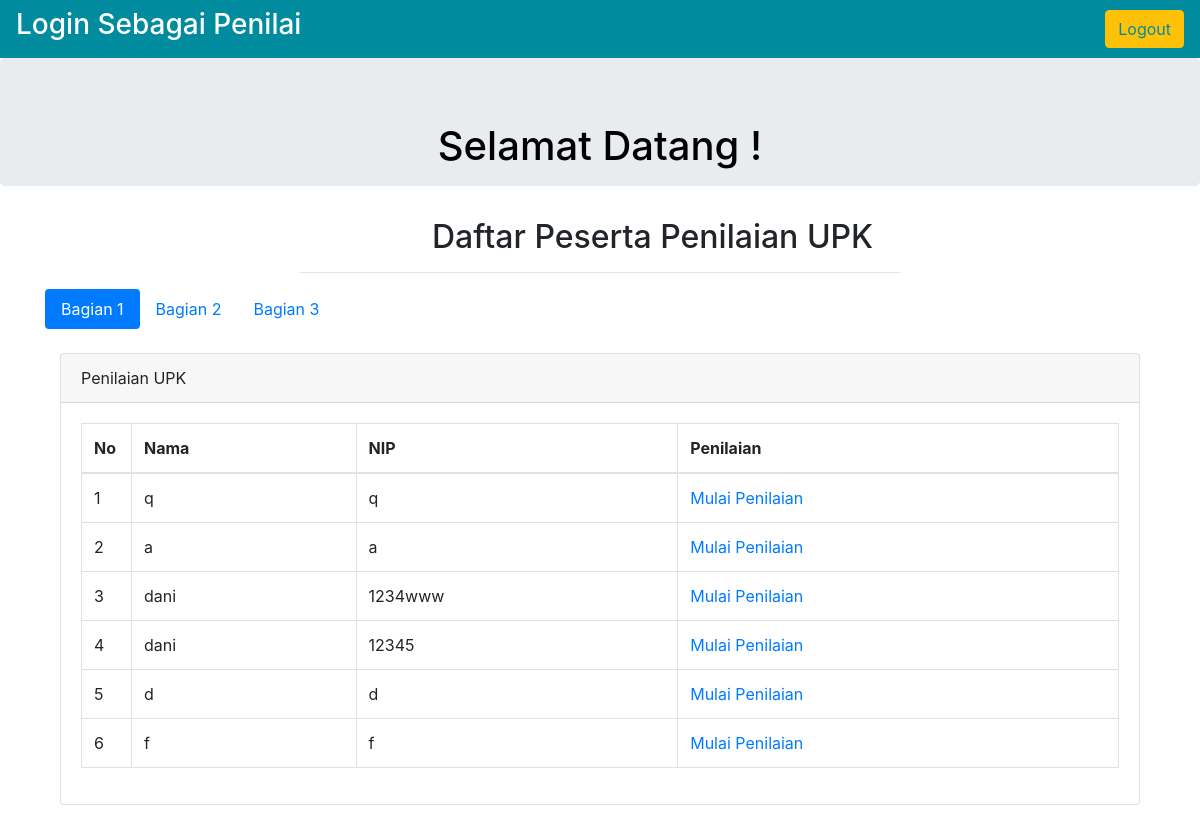
/loginUPKv2.php, run on the app's committed database.
### tables this page shows
CREATE TABLE `users` (
  `id` int(11) NOT NULL,
  `nama` varchar(255) NOT NULL,
  `nip` varchar(8) NOT NULL,
  `unit` varchar(255) NOT NULL,
  `jabatan` varchar(255) NOT NULL,
  `grade` varchar(255) NOT NULL,
  `tanggal` varchar(255) NOT NULL,
  `judul` varchar(255) NOT NULL,
  `berkas1` varchar(255) NOT NULL,
  `berkas2` varchar(255) NOT NULL,
  `berkas3` varchar(255) NOT NULL,
  `cv` varchar(255) NOT NULL,
  `talent1` varchar(255) NOT NULL,
  `talent2` varchar(255) NOT NULL,
  `talent3` varchar(255) NOT NULL,
  `lulus` int(11) NOT NULL,
  `a` int(2) NOT NULL,
  `b` int(2) NOT NULL,
  `c` int(2) NOT NULL,
  `d` int(2) NOT NULL,
  `bobot` int(11) NOT NULL,
  `nilai` int(3) NOT NULL,
  `presentasi` varchar(255) NOT NULL,
  `usertype` varchar(255) NOT NULL,
  `password` varchar(255) NOT NULL,
  `password2` varchar(255) NOT NULL
);

### loginUPKv2.php (the view, shortened to what this page needs)
<?php
  $db = mysqli_connect('localhost', 'root', '', 'registration');
  $query3 = "SELECT * FROM users WHERE usertype = 'peserta' OR usertype = ''";
  $result2 = mysqli_query($db, $query3);
?>
<!DOCTYPE html>
<html lang="en">
<head>
  <link rel="stylesheet" href="index.css">
  <link rel="stylesheet" href="https://maxcdn.bootstrapcdn.com/bootstrap/4.2.1/css/bootstrap.min.css">
</head>
<body>
  <div id="nav">
    <nav class="navbar navbar-expand-sm navbar-custom">
      <h3 style="color: #fff;">Login Sebagai Penilai</h3>
      <a class="btn btn-warning ml-auto" href="admin.php" role="button" style="color: #008C9E;">Logout</a>
  </nav>
  </div>
	<div class="jumbotron">
		<h1 style="color: black;">Selamat Datang !</h1>
	</div>
	<div>
		<h2 style="margin-left: 36%;">Daftar Peserta Penilaian UPK</h2>
		<hr id="garis">
	</div>
  <div class="tabelnilai">
    <div class="container">
      <ul class="nav nav-pills" role="tablist">
        <li class="nav-item">
          <a class="nav-link active" data-toggle="pill" href="#table1">Bagian 1</a>
        </li>
        <li class="nav-item">
          <a class="nav-link" data-toggle="pill" href="#table2">Bagian 2</a>
        </li>
        <li class="nav-item">
          <a class="nav-link" data-toggle="pill" href="#table3">Bagian 3</a>
        </li>
      </ul>
      <div class="tab-content">
        <div id="table1" class="container tab-pane active"><br>
          <div class="card mb-3">
          <div class="card-header">
            Penilaian UPK
          </div>
          <div class="card-body">
            <div class="table-responsive">
              <div id="dataTable_wrapper" class="dataTables_wrapper dt-bootstrap4">
              <div class="row">
                <div class="col-sm-12">
                  <table id="dataTable" class="table table-bordered dataTable" role="grid" style="width: 100%" width="100%" cellspacing="0">
                    <thead>
                      <tr role="row">
                        <th class="sortting_asc" tabindex="0" rowspan="2" colspan="1" width="50px">No</th>
                        <th class="sortting_asc" tabindex="0" rowspan="2" colspan="1">Nama</th>
                        <th class="sortting_asc" tabindex="0" rowspan="2" colspan="1">NIP</th>
                        <th class="sortting_asc" tabindex="0" rowspan="2" colspan="1">Penilaian</th>
                      </tr>
                    </thead>
                    <tbody style="text-align: center;">
                      <tr class="odd" role="row">
                        <?php while($row2= mysqli_fetch_array($result2)) :   ?>
                          <td><?php echo $row2["id"]; ?></td>
                          <td><?php echo $row2["nama"]; ?></td>
                          <td><?php echo $id = $row2["nip"]; ?></td>
                        <td><a href="penilaian.php?nip=<?php echo $id?>">Mulai Penilaian</a></td>
                      </tr>
                      <?php endwhile; ?>
                    </tbody>
                  </table>
                </div>
              </div>
            </div>
          </div>
        </div>
      </div>
        </div>
      </div>
    </div>
  </div>
</body>
</html>

### index.css (style rules this page uses)
* { -webkit-box-sizing: border-box; -moz-box-sizing: border-box; box-sizing: border-box; outline: none; }
.navbar-custom { background-color: #008C9E; }
a, a:hover, a:focus { color: inherit; text-decoration: none; transition: all 0.3s; }
.jumbotron { text-align: center; height: 10px; color: #ffffff; }
th, td { padding: 10px; text-align: left; border-bottom: 1px solid #ddd; }
#garis { width: 50%; }
#nav { -webkit-box-shadow: 0 8px 6px -6px #999; -moz-box-shadow: 0 8px 6px -6px #999; box-shadow: 0 8px 6px -6px #999; }

### data on the page
users: id "1", nama "q", nip "q"
users: id "2", nama "a", nip "a"
users: id "3", nama "dani", nip "1234www"
users: id "4", nama "dani", nip "12345"
users: id "5", nama "d", nip "d"
users: id "6", nama "f", nip "f"
